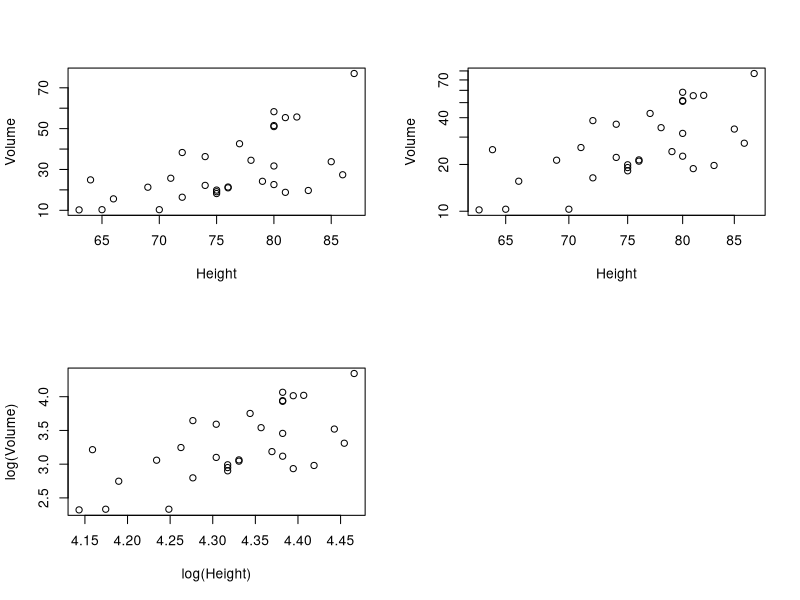

Here is the R script that generated this plot:
## ---- chunk 1
knitr::opts_chunk$set(echo = TRUE, eval = TRUE)
## ---- chunk 2
data(trees)
trees
?trees
## ---- chunk 3
par(mfrow=c(2,2))
plot(Volume~Height, data=trees)
plot(Volume~Height, data=trees, log="xy")
plot(log(Volume)~log(Height), data=trees)
## ---- chunk 4
library(vegan)
## ---- chunk 5
x <- c(1,3,8,9,100,NA)
x
median(x)
## ---- chunk 6
?median
median(x, na.rm=TRUE)
## ---- chunk 7
height <- trees$Height
volume <- trees$Volume
## ---- chunk 8
length(height)
sum(height)
median(height)
max(height)
min(height)

mean(volume)
var(volume)
sd(volume)
quantile(volume)

summary(trees)

## ---- chunk 9
my_data <- trees$Girth[2:5]
my_data2 <- trees$girth[c(2,3,4,5)]
#for comparsion the entire vector:
trees$Girth
